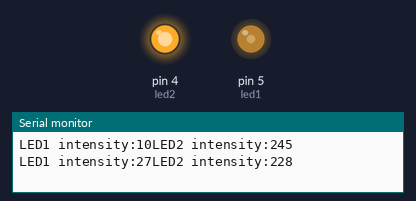
The sketch below on a simulated Arduino Uno, built with avr-gcc and run on an emulated ATmega328P. Parts: output pins drawn as LEDs (lit = HIGH), the last lines printed to the serial monitor.

Above: at 0.05 s.
At 0.2 s:
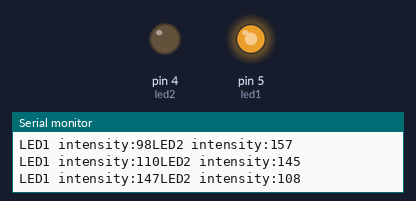
At 0.4 s:
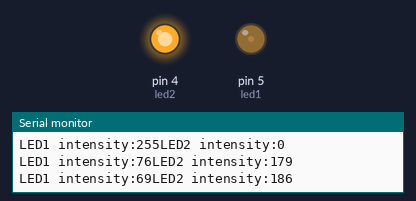
Timing chart, 0 to 3.0 s (numbered marks = the images above):
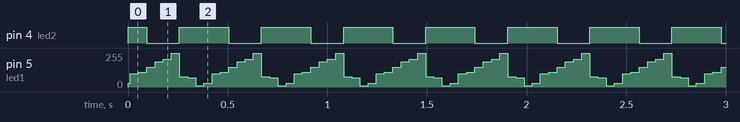

The sketch:

analog_intensity.ino
```cpp
#define led1 5
#define led2 4
byte myarray[]= {10, 27, 98,110, 147, 189, 210, 255 };


void setup() {
  Serial.begin(9000);
  pinMode(led1, OUTPUT);
  pinMode(led2, OUTPUT);


}

void loop() {

  for(int position=0; position<10; position++){

    analogWrite(led1, myarray[position]);
    analogWrite(led2,255-myarray[position]);
    Serial.print("LED1 intensity:");
    Serial.print(myarray[position]);
    Serial.print("LED2 intensity:");
    Serial.println(255-myarray[position]);
      }


}
```

Measured:
- by itself, pin 4 (led2): repeats every 0.41 s: LOW 0.16 s, HIGH 0.25 s
- by itself, pin 5 (led1): repeats every 0.41 s: 98/255 0.04 s, 110/255 0.04 s, 147/255 0.04 s, 189/255 0.04 s, 210/255 0.04 s, 255/255 0.04 s, 76/255 0.04 s, 69/255 0.04 s, 10/255 0.04 s, 27/255 0.04 s
